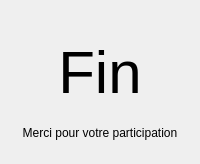
      <widget class="QWidget" name="pageEventEnd">
       <layout class="QGridLayout" name="gridLayout_11">
        <item row="1" column="0">
         <widget class="QLabel" name="EE_LogoA">
          <property name="sizePolicy">
           <sizepolicy hsizetype="Preferred" vsizetype="Preferred">
            <horstretch>1</horstretch>
            <verstretch>0</verstretch>
           </sizepolicy>
          </property>
          <property name="text">
           <string>&lt;logo&gt;</string>
          </property>
         </widget>
        </item>
        <item row="1" column="1">
         <spacer name="verticalSpacer_8">
          <property name="orientation">
           <enum>Qt::Vertical</enum>
          </property>
          <property name="sizeType">
           <enum>QSizePolicy::Preferred</enum>
          </property>
          <property name="sizeHint" stdset="0">
           <size>
            <width>50</width>
            <height>10</height>
           </size>
          </property>
         </spacer>
        </item>
        <item row="5" column="1">
         <spacer name="verticalSpacer_9">
          <property name="orientation">
           <enum>Qt::Vertical</enum>
          </property>
          <property name="sizeType">
           <enum>QSizePolicy::Preferred</enum>
          </property>
          <property name="sizeHint" stdset="0">
           <size>
            <width>0</width>
            <height>10</height>
           </size>
          </property>
         </spacer>
        </item>
        <item row="1" column="2">
         <widget class="QLabel" name="EE_LogoB">
          <property name="sizePolicy">
           <sizepolicy hsizetype="Preferred" vsizetype="Preferred">
            <horstretch>1</horstretch>
            <verstretch>0</verstretch>
           </sizepolicy>
          </property>
          <property name="text">
           <string>&lt;logo&gt;</string>
          </property>
          <property name="alignment">
           <set>Qt::AlignRight|Qt::AlignTrailing|Qt::AlignVCenter</set>
          </property>
         </widget>
        </item>
        <item row="2" column="0" colspan="3">
         <widget class="QLabel" name="EE_Title">
          <property name="font">
           <font>
            <pointsize>45</pointsize>
            <kerning>false</kerning>
           </font>
          </property>
          <property name="text">
           <string>Fin</string>
          </property>
          <property name="scaledContents">
           <bool>true</bool>
          </property>
          <property name="alignment">
           <set>Qt::AlignCenter</set>
          </property>
          <property name="wordWrap">
           <bool>true</bool>
          </property>
          <property name="textInteractionFlags">
           <set>Qt::NoTextInteraction</set>
          </property>
         </widget>
        </item>
        <item row="3" column="0" colspan="3">
         <spacer name="verticalSpacer_7">
          <property name="orientation">
           <enum>Qt::Vertical</enum>
          </property>
          <property name="sizeType">
           <enum>QSizePolicy::Preferred</enum>
          </property>
          <property name="sizeHint" stdset="0">
           <size>
            <width>0</width>
            <height>10</height>
           </size>
          </property>
         </spacer>
        </item>
        <item row="4" column="0" colspan="3">
         <widget class="QLabel" name="EE_EndMessage">
          <property name="text">
           <string>Merci pour votre participation</string>
          </property>
          <property name="scaledContents">
           <bool>true</bool>
          </property>
          <property name="alignment">
           <set>Qt::AlignCenter</set>
          </property>
          <property name="wordWrap">
           <bool>true</bool>
          </property>
          <property name="textInteractionFlags">
           <set>Qt::NoTextInteraction</set>
          </property>
         </widget>
        </item>
       </layout>
      </widget>
